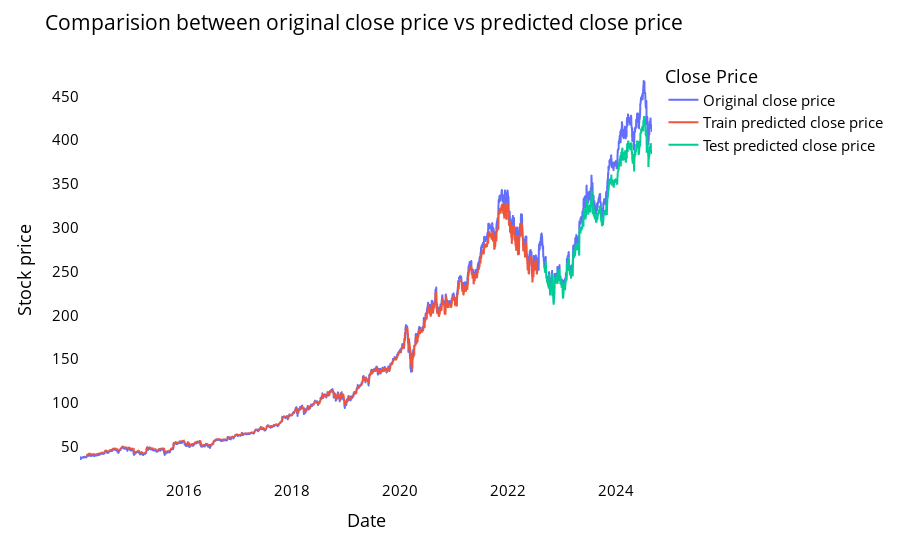

Notebook code cell kept with this figure:
### Code cell
# shift train predictions for plotting

look_back=time_step
trainPredictPlot = np.empty_like(closedf)
trainPredictPlot[:, :] = np.nan
trainPredictPlot[look_back:len(train_predict)+look_back, :] = train_predict
print("Train predicted data: ", trainPredictPlot.shape)

# shift test predictions for plotting
testPredictPlot = np.empty_like(closedf)
testPredictPlot[:, :] = np.nan
testPredictPlot[len(train_predict)+(look_back*2)+1:len(closedf)-1, :] = test_predict
print("Test predicted data: ", testPredictPlot.shape)

names = cycle(['Original close price','Train predicted close price','Test predicted close price'])


plotdf = pd.DataFrame({'date': MSFT['Date'],
                       'original_close': MSFT['Close'],
                      'train_predicted_close': trainPredictPlot.reshape(1,-1)[0].tolist(),
                      'test_predicted_close': testPredictPlot.reshape(1,-1)[0].tolist()})

fig = px.line(plotdf,x=plotdf['date'], y=[plotdf['original_close'],plotdf['train_predicted_close'],
                                          plotdf['test_predicted_close']],
              labels={'value':'Stock price','date': 'Date'})
fig.update_layout(title_text='Comparision between original close price vs predicted close price',
                  plot_bgcolor='white', font_size=15, font_color='black', legend_title_text='Close Price')
fig.for_each_trace(lambda t:  t.update(name = next(names)))

fig.update_xaxes(showgrid=False)
fig.update_yaxes(showgrid=False)
fig.show()

### Figure 1 — Plotly figure (JSON) as saved in the notebook; plotly's stock layout.template omitted (floating-point values rounded to 4 significant figures; data arrays with more than 128 entries replaced by an {"elided": "..."} marker saying what was removed)
{"data": [{"hovertemplate": "variable=original_close<br>Date=%{x}<br>Stock price=%{y}<extra></extra>", "legendgroup": "original_close", "line": {"color": "#636efa", "dash": "solid"}, "marker": {"symbol": "circle"}, "mode": "lines", "name": "Original close price", "showlegend": true, "type": "scattergl", "x": {"elided": "2665 str values"}, "xaxis": "x", "y": {"elided": "2665 float values"}, "yaxis": "y"}, {"hovertemplate": "variable=train_predicted_close<br>Date=%{x}<br>Stock price=%{y}<extra></extra>", "legendgroup": "train_predicted_close", "line": {"color": "#EF553B", "dash": "solid"}, "marker": {"symbol": "circle"}, "mode": "lines", "name": "Train predicted close price", "showlegend": true, "type": "scattergl", "x": {"elided": "2665 str values"}, "xaxis": "x", "y": {"elided": "2665 float values"}, "yaxis": "y"}, {"hovertemplate": "variable=test_predicted_close<br>Date=%{x}<br>Stock price=%{y}<extra></extra>", "legendgroup": "test_predicted_close", "line": {"color": "#00cc96", "dash": "solid"}, "marker": {"symbol": "circle"}, "mode": "lines", "name": "Test predicted close price", "showlegend": true, "type": "scattergl", "x": {"elided": "2665 str values"}, "xaxis": "x", "y": {"elided": "2665 float values"}, "yaxis": "y"}], "layout": {"autosize": true, "font": {"color": "black", "size": 15}, "legend": {"title": {"text": "Close Price"}, "tracegroupgap": 0}, "margin": {"t": 60}, "plot_bgcolor": "white", "title": {"text": "Comparision between original close price vs predicted close price"}, "xaxis": {"anchor": "y", "autorange": true, "domain": [0, 1], "range": ["2014-01-30", "2024-08-30"], "showgrid": false, "title": {"text": "Date"}, "type": "date"}, "yaxis": {"anchor": "x", "autorange": true, "domain": [0, 1], "range": [11.83, 491.5], "showgrid": false, "title": {"text": "Stock price"}, "type": "linear"}}}
